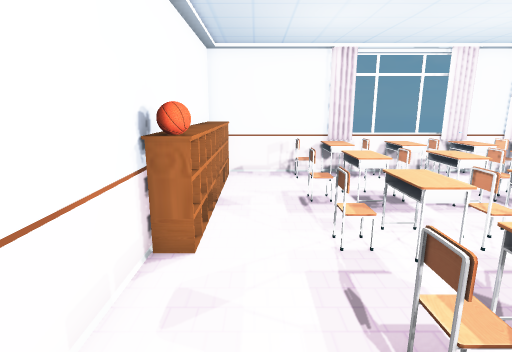
view 1 (above)

12 first-person views from a walk through a scene from a Unity 3-D project. The camera is 1.4 m above the floor, tilts 12° down and sees 80° across. Doors are open. The floor is counted in squares, 0.5 m on a side. Each view is taken from the middle of a square. On the plan, view 1 faces up. The plan holds only what a view shows up to about 20 squares ahead; the rest is blank. The place goes on beyond the plan. The player character is not drawn. Some animated figures are not drawn. Some surface patterns are stand-ins.

view 2
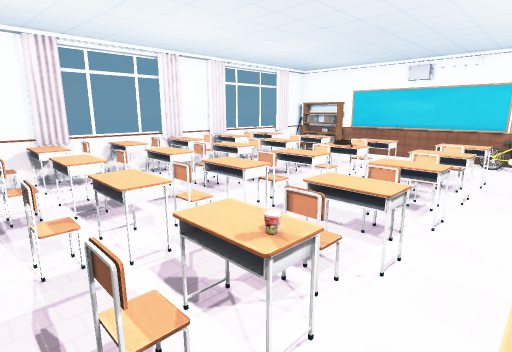

view 3
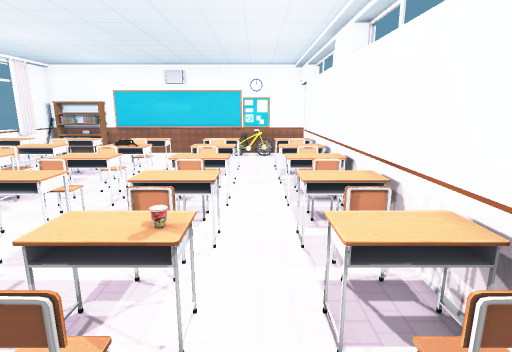

view 4
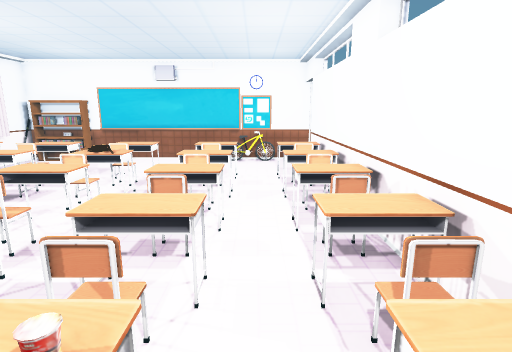

view 5
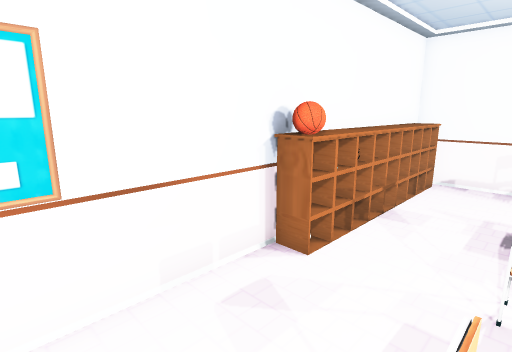

view 6
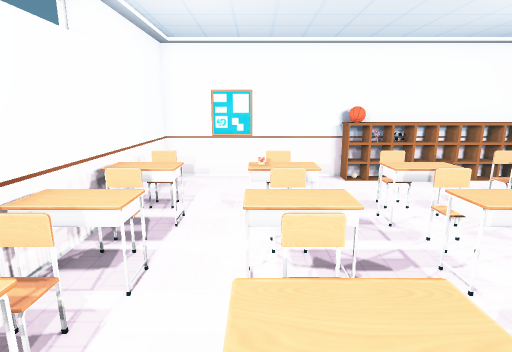

view 7
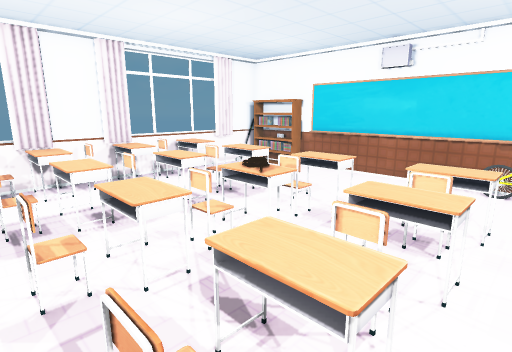

view 8
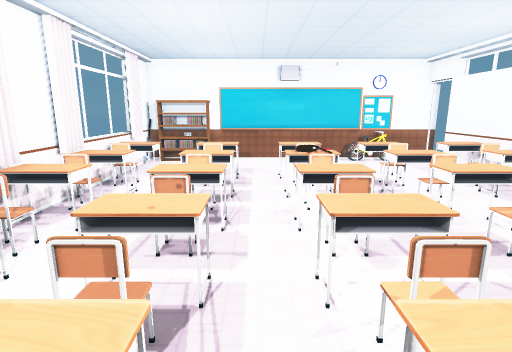

view 9
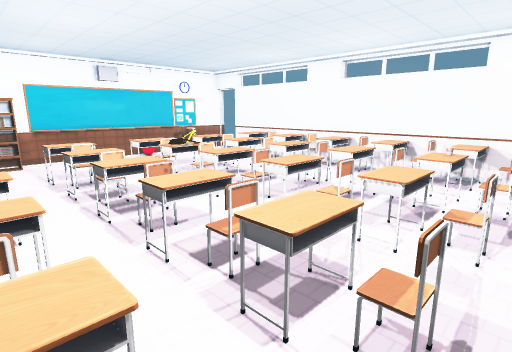

view 10
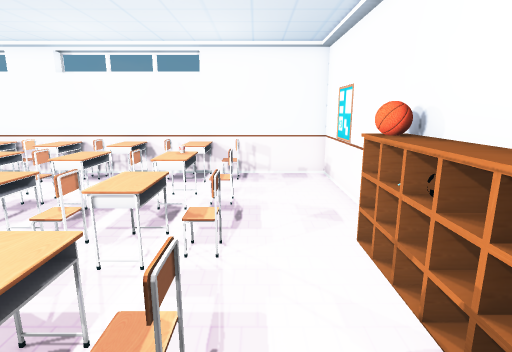

view 11
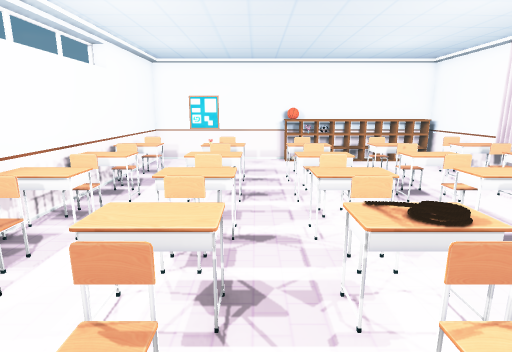

view 12
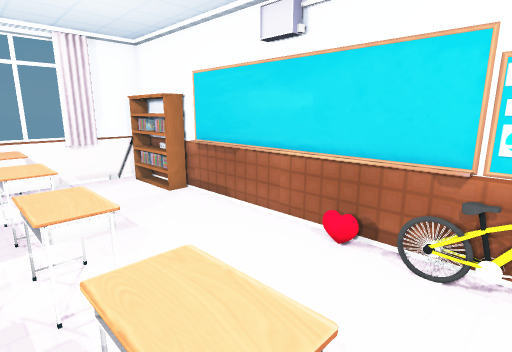

### Floor plan
Key: @ floor where view 1 was taken; # wall or solid block; x gap in a wall; . floor; D open door; = window, fence, low wall or low ledge; ^ raised ledge; v drop or lower ground; B bookshelf; A ball; I bicycle; O other object.
Columns run from 2 left of view 1 to 20 right of it. Each row starts with its distance up from view 1.
 14 ####v^#====##v#====####
 13 BB..=^^=^^=^^=^=#^...BB
 12 BB...^..^= ^..^= ^...BB
 11 BB..............  ...B#
 10 BB..=^^O^^O^^O^=#^....#
  9 BB..=^^.^^.^^.^=#^....#
  8 BB....................#
  7 BB..=^^.^^.^^.==#^....#
  6 AA..=^^=^^=^^O^=#^....#
  5 #.....= .= .=.==#^....#
  4 #.....................#
  3 #... ^^#^^O^^O^=#^....#
  2 #...=^^=^^.^^.^=#^...I#
  1 #....................I#
  0 #.@..^^.^^.^^.^= ^....#
 -1 #...x^^=^^=^^O^= ^....#
 -2 v###v#^^^^^^##=^^^^^DDD

Positions as (right, up) in squares from view 1, and headings:
1: (0, 0), facing up
2: (1, 0), facing up-right
3: (0, 1), facing right
4: (2, 1), facing right
5: (2, 1), facing up-left
6: (11, 2), facing left
7: (7, 1), facing up-right
8: (2, 8), facing right
9: (1, 13), facing down-right
10: (1, 12), facing down
11: (16, 4), facing left
12: (14, 1), facing up-right
